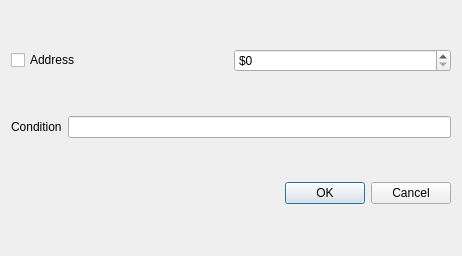
<?xml version="1.0" encoding="UTF-8"?>
<ui version="4.0">
 <class>ConditionalBreakpoint</class>
 <widget class="QDialog" name="ConditionalBreakpoint">
  <property name="geometry">
   <rect>
    <x>0</x>
    <y>0</y>
    <width>462</width>
    <height>256</height>
   </rect>
  </property>
  <property name="windowTitle">
   <string>Conditional Breakpoint</string>
  </property>
  <property name="windowIcon">
   <iconset resource="../resources/appResources.qrc">
    <normaloff>:/resources/Logo.png</normaloff>:/resources/Logo.png</iconset>
  </property>
  <layout class="QVBoxLayout" name="verticalLayout">
   <item>
    <layout class="QHBoxLayout" name="horizontalLayout_2">
     <item>
      <widget class="QCheckBox" name="checkBox">
       <property name="text">
        <string>Address</string>
       </property>
      </widget>
     </item>
     <item>
      <widget class="QSpinBox" name="spinBox">
       <property name="prefix">
        <string>$</string>
       </property>
       <property name="maximum">
        <number>16777215</number>
       </property>
       <property name="displayIntegerBase">
        <number>16</number>
       </property>
      </widget>
     </item>
    </layout>
   </item>
   <item>
    <layout class="QHBoxLayout" name="horizontalLayout">
     <item>
      <widget class="QLabel" name="label">
       <property name="text">
        <string>Condition</string>
       </property>
      </widget>
     </item>
     <item>
      <widget class="QLineEdit" name="condition"/>
     </item>
    </layout>
   </item>
   <item>
    <widget class="QDialogButtonBox" name="buttonBox">
     <property name="orientation">
      <enum>Qt::Horizontal</enum>
     </property>
     <property name="standardButtons">
      <set>QDialogButtonBox::Cancel|QDialogButtonBox::Ok</set>
     </property>
    </widget>
   </item>
  </layout>
 </widget>
 <resources>
  <include location="../resources/appResources.qrc"/>
 </resources>
 <connections>
  <connection>
   <sender>buttonBox</sender>
   <signal>accepted()</signal>
   <receiver>ConditionalBreakpoint</receiver>
   <slot>accept()</slot>
   <hints>
    <hint type="sourcelabel">
     <x>248</x>
     <y>254</y>
    </hint>
    <hint type="destinationlabel">
     <x>157</x>
     <y>274</y>
    </hint>
   </hints>
  </connection>
  <connection>
   <sender>buttonBox</sender>
   <signal>rejected()</signal>
   <receiver>ConditionalBreakpoint</receiver>
   <slot>reject()</slot>
   <hints>
    <hint type="sourcelabel">
     <x>316</x>
     <y>260</y>
    </hint>
    <hint type="destinationlabel">
     <x>286</x>
     <y>274</y>
    </hint>
   </hints>
  </connection>
 </connections>
</ui>
